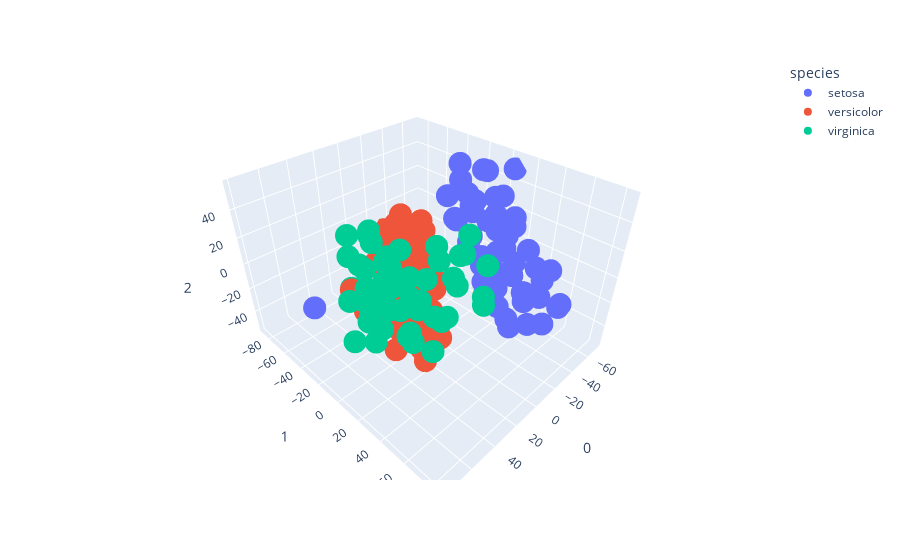

Notebook code cell kept with this figure:
### Markdown cell above
TSNE has projected the data into 2d but its not able to properly separate the classes

### Code cell
# using TSNE 3D

from sklearn.manifold import TSNE
import plotly.express as px

df = px.data.iris()

features = df.loc[:, :'petal_width']

tsne = TSNE(n_components=3, random_state=0)
projections = tsne.fit_transform(features, )

fig = px.scatter_3d(
    projections, x=0, y=1, z=2,
    color=df.species, labels={'color': 'species'}
)
fig.update_traces(marker_size=8)
fig.show()
